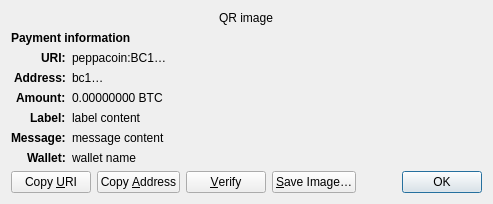
<?xml version="1.0" encoding="UTF-8"?>
<ui version="4.0">
 <class>ReceiveRequestDialog</class>
 <widget class="QDialog" name="ReceiveRequestDialog">
  <property name="geometry">
   <rect>
    <x>0</x>
    <y>0</y>
    <width>413</width>
    <height>229</height>
   </rect>
  </property>
  <property name="windowTitle">
   <string>Request payment to …</string>
  </property>
  <layout class="QGridLayout" name="gridLayout" columnstretch="0,1">
   <property name="sizeConstraint">
    <enum>QLayout::SetFixedSize</enum>
   </property>
   <item row="0" column="0" colspan="2" alignment="Qt::AlignHCenter">
    <widget class="QRImageWidget" name="qr_code">
     <property name="text">
      <string notr="true">QR image</string>
     </property>
     <property name="textInteractionFlags">
      <set>Qt::NoTextInteraction</set>
     </property>
    </widget>
   </item>
   <item row="1" column="0" colspan="2">
    <widget class="QLabel" name="payment_header">
     <property name="font">
      <font>
       <weight>75</weight>
       <bold>true</bold>
      </font>
     </property>
     <property name="text">
      <string>Payment information</string>
     </property>
     <property name="textInteractionFlags">
      <set>Qt::NoTextInteraction</set>
     </property>
    </widget>
   </item>
   <item row="2" column="0" alignment="Qt::AlignRight|Qt::AlignTop">
    <widget class="QLabel" name="uri_tag">
     <property name="font">
      <font>
       <weight>75</weight>
       <bold>true</bold>
      </font>
     </property>
     <property name="text">
      <string notr="true">URI:</string>
     </property>
     <property name="textFormat">
      <enum>Qt::PlainText</enum>
     </property>
     <property name="textInteractionFlags">
      <set>Qt::NoTextInteraction</set>
     </property>
    </widget>
   </item>
   <item row="2" column="1" alignment="Qt::AlignTop">
    <widget class="QLabel" name="uri_content">
     <property name="text">
      <string notr="true">peppacoin:BC1…</string>
     </property>
     <property name="textFormat">
      <enum>Qt::RichText</enum>
     </property>
     <property name="wordWrap">
      <bool>true</bool>
     </property>
     <property name="textInteractionFlags">
      <set>Qt::TextSelectableByMouse</set>
     </property>
    </widget>
   </item>
   <item row="3" column="0" alignment="Qt::AlignRight|Qt::AlignTop">
    <widget class="QLabel" name="address_tag">
     <property name="font">
      <font>
       <weight>75</weight>
       <bold>true</bold>
      </font>
     </property>
     <property name="text">
      <string>Address:</string>
     </property>
     <property name="textInteractionFlags">
      <set>Qt::NoTextInteraction</set>
     </property>
    </widget>
   </item>
   <item row="3" column="1" alignment="Qt::AlignTop">
    <widget class="QLabel" name="address_content">
     <property name="text">
      <string notr="true">bc1…</string>
     </property>
     <property name="textFormat">
      <enum>Qt::PlainText</enum>
     </property>
     <property name="textInteractionFlags">
      <set>Qt::TextSelectableByMouse</set>
     </property>
    </widget>
   </item>
   <item row="4" column="0" alignment="Qt::AlignRight|Qt::AlignTop">
    <widget class="QLabel" name="amount_tag">
     <property name="font">
      <font>
       <weight>75</weight>
       <bold>true</bold>
      </font>
     </property>
     <property name="text">
      <string>Amount:</string>
     </property>
     <property name="textInteractionFlags">
      <set>Qt::NoTextInteraction</set>
     </property>
    </widget>
   </item>
   <item row="4" column="1" alignment="Qt::AlignTop">
    <widget class="QLabel" name="amount_content">
     <property name="text">
      <string notr="true">0.00000000 BTC</string>
     </property>
     <property name="textFormat">
      <enum>Qt::PlainText</enum>
     </property>
     <property name="textInteractionFlags">
      <set>Qt::TextSelectableByMouse</set>
     </property>
    </widget>
   </item>
   <item row="5" column="0" alignment="Qt::AlignRight|Qt::AlignTop">
    <widget class="QLabel" name="label_tag">
     <property name="font">
      <font>
       <weight>75</weight>
       <bold>true</bold>
      </font>
     </property>
     <property name="text">
      <string>Label:</string>
     </property>
     <property name="textInteractionFlags">
      <set>Qt::NoTextInteraction</set>
     </property>
    </widget>
   </item>
   <item row="5" column="1" alignment="Qt::AlignTop">
    <widget class="QLabel" name="label_content">
     <property name="text">
      <string notr="true">label content</string>
     </property>
     <property name="textFormat">
      <enum>Qt::PlainText</enum>
     </property>
     <property name="wordWrap">
      <bool>true</bool>
     </property>
     <property name="textInteractionFlags">
      <set>Qt::TextSelectableByMouse</set>
     </property>
    </widget>
   </item>
   <item row="6" column="0" alignment="Qt::AlignRight|Qt::AlignTop">
    <widget class="QLabel" name="message_tag">
     <property name="font">
      <font>
       <weight>75</weight>
       <bold>true</bold>
      </font>
     </property>
     <property name="text">
      <string>Message:</string>
     </property>
     <property name="textInteractionFlags">
      <set>Qt::NoTextInteraction</set>
     </property>
    </widget>
   </item>
   <item row="6" column="1" alignment="Qt::AlignTop">
    <widget class="QLabel" name="message_content">
     <property name="text">
      <string notr="true">message content</string>
     </property>
     <property name="textFormat">
      <enum>Qt::PlainText</enum>
     </property>
     <property name="wordWrap">
      <bool>true</bool>
     </property>
     <property name="textInteractionFlags">
      <set>Qt::TextSelectableByMouse</set>
     </property>
    </widget>
   </item>
   <item row="7" column="0" alignment="Qt::AlignRight|Qt::AlignTop">
    <widget class="QLabel" name="wallet_tag">
     <property name="font">
      <font>
       <weight>75</weight>
       <bold>true</bold>
      </font>
     </property>
     <property name="text">
      <string>Wallet:</string>
     </property>
     <property name="textInteractionFlags">
      <set>Qt::NoTextInteraction</set>
     </property>
    </widget>
   </item>
   <item row="7" column="1" alignment="Qt::AlignTop">
    <widget class="QLabel" name="wallet_content">
     <property name="text">
      <string notr="true">wallet name</string>
     </property>
     <property name="textFormat">
      <enum>Qt::PlainText</enum>
     </property>
     <property name="wordWrap">
      <bool>true</bool>
     </property>
     <property name="textInteractionFlags">
      <set>Qt::TextSelectableByMouse</set>
     </property>
    </widget>
   </item>
   <item row="8" column="0" colspan="2">
    <layout class="QHBoxLayout" name="horizontalLayout">
     <item>
      <widget class="QPushButton" name="btnCopyURI">
       <property name="text">
        <string>Copy &amp;URI</string>
       </property>
       <property name="autoDefault">
        <bool>false</bool>
       </property>
      </widget>
     </item>
     <item>
      <widget class="QPushButton" name="btnCopyAddress">
       <property name="text">
        <string>Copy &amp;Address</string>
       </property>
       <property name="autoDefault">
        <bool>false</bool>
       </property>
      </widget>
     </item>
     <item>
      <widget class="QPushButton" name="btnVerify">
       <property name="text">
        <string>&amp;Verify</string>
       </property>
       <property name="toolTip">
        <string>Verify this address on e.g. a hardware wallet screen</string>
       </property>
       <property name="autoDefault">
        <bool>false</bool>
       </property>
      </widget>
     </item>
     <item>
      <widget class="QPushButton" name="btnSaveAs">
       <property name="text">
        <string>&amp;Save Image…</string>
       </property>
       <property name="autoDefault">
        <bool>false</bool>
       </property>
      </widget>
     </item>
     <item>
      <spacer name="horizontalSpacer_2">
       <property name="orientation">
        <enum>Qt::Horizontal</enum>
       </property>
       <property name="sizeHint" stdset="0">
        <size>
         <width>40</width>
         <height>20</height>
        </size>
       </property>
      </spacer>
     </item>
     <item>
      <widget class="QDialogButtonBox" name="buttonBox">
       <property name="focusPolicy">
        <enum>Qt::StrongFocus</enum>
       </property>
       <property name="standardButtons">
        <set>QDialogButtonBox::Ok</set>
       </property>
      </widget>
     </item>
    </layout>
   </item>
  </layout>
 </widget>
 <customwidgets>
  <customwidget>
   <class>QRImageWidget</class>
   <extends>QLabel</extends>
   <header>qt/qrimagewidget.h</header>
  </customwidget>
 </customwidgets>
 <tabstops>
  <tabstop>buttonBox</tabstop>
  <tabstop>btnCopyURI</tabstop>
  <tabstop>btnCopyAddress</tabstop>
  <tabstop>btnSaveAs</tabstop>
 </tabstops>
 <resources/>
 <connections>
  <connection>
   <sender>buttonBox</sender>
   <signal>accepted()</signal>
   <receiver>ReceiveRequestDialog</receiver>
   <slot>accept()</slot>
   <hints>
    <hint type="sourcelabel">
     <x>135</x>
     <y>230</y>
    </hint>
    <hint type="destinationlabel">
     <x>135</x>
     <y>126</y>
    </hint>
   </hints>
  </connection>
 </connections>
</ui>
